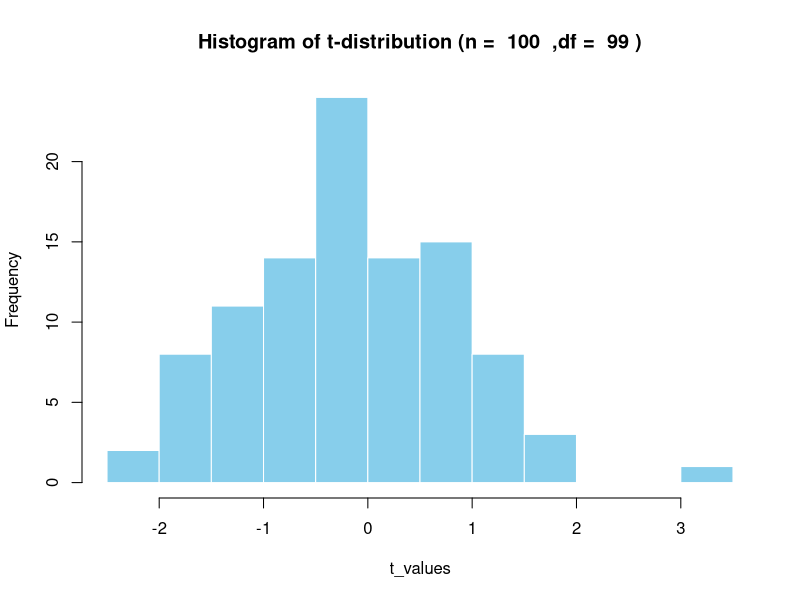
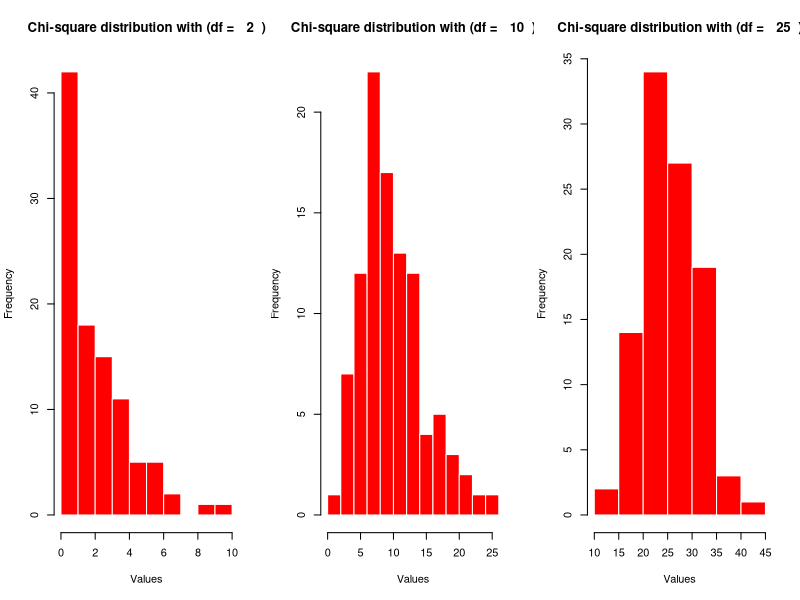
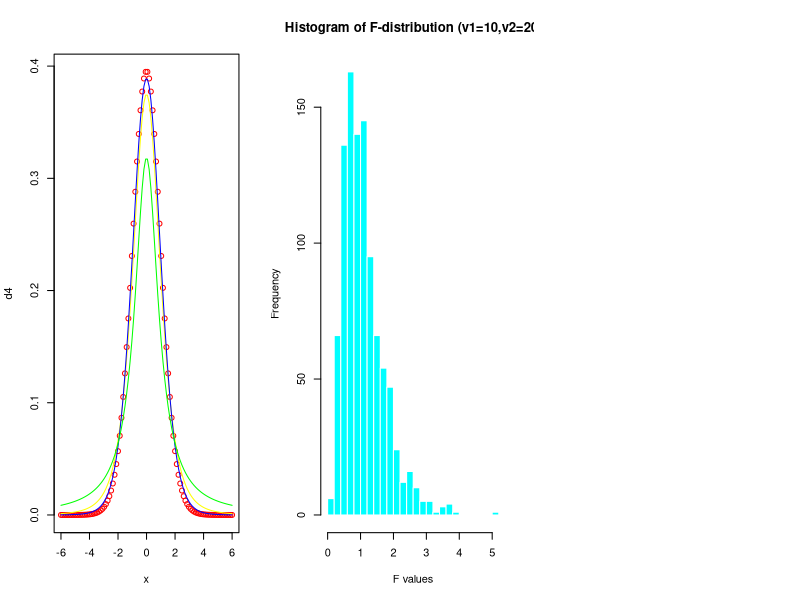

R code for these plots, in order:
# Assignment 7

# Q1.
n = 100
df = n - 1
t_values = rt(n,df)

hist(t_values,breaks = 10,main = paste("Histogram of t-distribution (n = ",n," ,df = ",df,")"),xlab = "t_values",col = "skyblue",border = "white")


# Q2.
n = 100
dfs = c(2,10,25)
par(mfrow = c(1,3))

for(df in dfs){
	chi_values = rchisq(n,df)
	
	hist(chi_values,breaks = 10,main = paste("Chi-square distribution with (df =  ",df," )"),xlab = "Values",col = "red",border = "white")
}


# Q3.
x <- seq(-6, 6, length = 100)
d1 <- dt(x,1)
d2 <- dt(x,4)
d3 <- dt(x,10)
d4 <- dt(x,30)

plot(x,d4,col="red")
lines(x,d2,col="yellow")
lines(x,d3,col="blue")
lines(x,d1,col="green")


# Q4.
v1 = 10
v2 = 20

# (i)
percentile_95 = qf(0.95,df1=v1,df2=v2)
cat("95th percentile : ", percentile_95,"\n")

# (ii)
area_0_1.5 = pf(1.5,df1=v1,df2=v2)
area_1.5_inf = 1 - area_0_1.5
cat("Area [0, 1.5]:", area_0_1.5, "\n")
cat("Area [1.5, ∞):", area_1.5_inf, "\n")

# (iii)
f5 <- qf(c(0.25,0.5,0.75,0.999), 10, 20)
print(f5)

# (iv)
set.seed(123)
f_values = rf(1000,df1=v1,df2=v2)
hist(f_values,breaks=30,xlab="F values",main="Histogram of F-distribution (v1=10,v2=20)",col="cyan",border="white")